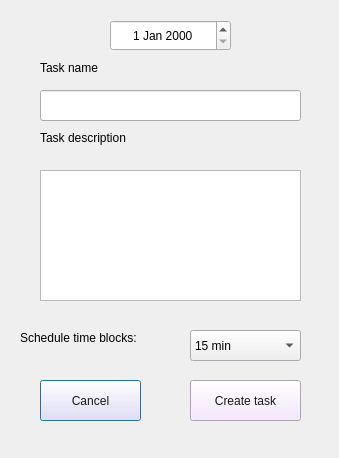
<?xml version="1.0" encoding="UTF-8"?>
<ui version="4.0">
 <class>dialog_addnew</class>
 <widget class="QDialog" name="dialog_addnew">
  <property name="geometry">
   <rect>
    <x>0</x>
    <y>0</y>
    <width>339</width>
    <height>458</height>
   </rect>
  </property>
  <property name="windowTitle">
   <string>Dialog</string>
  </property>
  <widget class="QLineEdit" name="txt_task_name">
   <property name="geometry">
    <rect>
     <x>40</x>
     <y>90</y>
     <width>261</width>
     <height>31</height>
    </rect>
   </property>
   <property name="text">
    <string/>
   </property>
  </widget>
  <widget class="QTextEdit" name="txt_task_description">
   <property name="geometry">
    <rect>
     <x>40</x>
     <y>170</y>
     <width>261</width>
     <height>131</height>
    </rect>
   </property>
   <property name="html">
    <string>&lt;!DOCTYPE HTML PUBLIC &quot;-//W3C//DTD HTML 4.0//EN&quot; &quot;http://www.w3.org/TR/REC-html40/strict.dtd&quot;&gt;
&lt;html&gt;&lt;head&gt;&lt;meta name=&quot;qrichtext&quot; content=&quot;1&quot; /&gt;&lt;style type=&quot;text/css&quot;&gt;
p, li { white-space: pre-wrap; }
&lt;/style&gt;&lt;/head&gt;&lt;body style=&quot; font-family:'MS Shell Dlg 2'; font-size:7.8pt; font-weight:400; font-style:normal;&quot;&gt;
&lt;p style=&quot;-qt-paragraph-type:empty; margin-top:0px; margin-bottom:0px; margin-left:0px; margin-right:0px; -qt-block-indent:0; text-indent:0px;&quot;&gt;&lt;br /&gt;&lt;/p&gt;&lt;/body&gt;&lt;/html&gt;</string>
   </property>
  </widget>
  <widget class="QLabel" name="label">
   <property name="geometry">
    <rect>
     <x>40</x>
     <y>60</y>
     <width>91</width>
     <height>16</height>
    </rect>
   </property>
   <property name="styleSheet">
    <string notr="true">font: 10pt &quot;Microsoft YaHei UI&quot;;</string>
   </property>
   <property name="text">
    <string>Task name</string>
   </property>
  </widget>
  <widget class="QLabel" name="label_2">
   <property name="geometry">
    <rect>
     <x>40</x>
     <y>130</y>
     <width>151</width>
     <height>16</height>
    </rect>
   </property>
   <property name="styleSheet">
    <string notr="true">font: 10pt &quot;Microsoft YaHei UI&quot;;</string>
   </property>
   <property name="text">
    <string>Task description</string>
   </property>
  </widget>
  <widget class="QLabel" name="label_3">
   <property name="geometry">
    <rect>
     <x>20</x>
     <y>330</y>
     <width>161</width>
     <height>16</height>
    </rect>
   </property>
   <property name="styleSheet">
    <string notr="true">font: 9pt &quot;Microsoft YaHei UI&quot;;</string>
   </property>
   <property name="text">
    <string>Schedule time blocks:</string>
   </property>
  </widget>
  <widget class="QComboBox" name="cb_estimated_time">
   <property name="geometry">
    <rect>
     <x>190</x>
     <y>330</y>
     <width>111</width>
     <height>31</height>
    </rect>
   </property>
   <item>
    <property name="text">
     <string>15 min</string>
    </property>
   </item>
   <item>
    <property name="text">
     <string>Estimated time</string>
    </property>
   </item>
   <item>
    <property name="text">
     <string>30 min</string>
    </property>
   </item>
   <item>
    <property name="text">
     <string>45 min</string>
    </property>
   </item>
   <item>
    <property name="text">
     <string>1 hour</string>
    </property>
   </item>
   <item>
    <property name="text">
     <string>1:30 hours</string>
    </property>
   </item>
   <item>
    <property name="text">
     <string>2:00 hours</string>
    </property>
   </item>
   <item>
    <property name="text">
     <string>3:00  hours</string>
    </property>
   </item>
  </widget>
  <widget class="QPushButton" name="btn_cancel">
   <property name="geometry">
    <rect>
     <x>40</x>
     <y>380</y>
     <width>101</width>
     <height>41</height>
    </rect>
   </property>
   <property name="styleSheet">
    <string notr="true">
QPushButton{
	font: 10pt &quot;Microsoft YaHei UI&quot;;
	color: rgb(25, 25, 25);
	background-color: rgb(243, 225, 255);
	
}
QPushButton:hover{
background-color: rgb(228, 196, 255)
}
</string>
   </property>
   <property name="text">
    <string>Cancel</string>
   </property>
  </widget>
  <widget class="QPushButton" name="btn_Create_task">
   <property name="geometry">
    <rect>
     <x>190</x>
     <y>380</y>
     <width>111</width>
     <height>41</height>
    </rect>
   </property>
   <property name="styleSheet">
    <string notr="true">QPushButton{
	font: 10pt &quot;Microsoft YaHei UI&quot;;
	color: rgb(25, 25, 25);
	background-color: rgb(243, 225, 255);
	
}
QPushButton:hover{
background-color: rgb(228, 196, 255)
}
</string>
   </property>
   <property name="text">
    <string>Create task</string>
   </property>
  </widget>
  <widget class="QDateEdit" name="dateEdit_task">
   <property name="geometry">
    <rect>
     <x>110</x>
     <y>20</y>
     <width>121</width>
     <height>31</height>
    </rect>
   </property>
   <property name="styleSheet">
    <string notr="true">font: 10pt &quot;Microsoft YaHei&quot;;</string>
   </property>
   <property name="alignment">
    <set>Qt::AlignCenter</set>
   </property>
   <property name="buttonSymbols">
    <enum>QAbstractSpinBox::UpDownArrows</enum>
   </property>
  </widget>
 </widget>
 <resources/>
 <connections/>
</ui>
